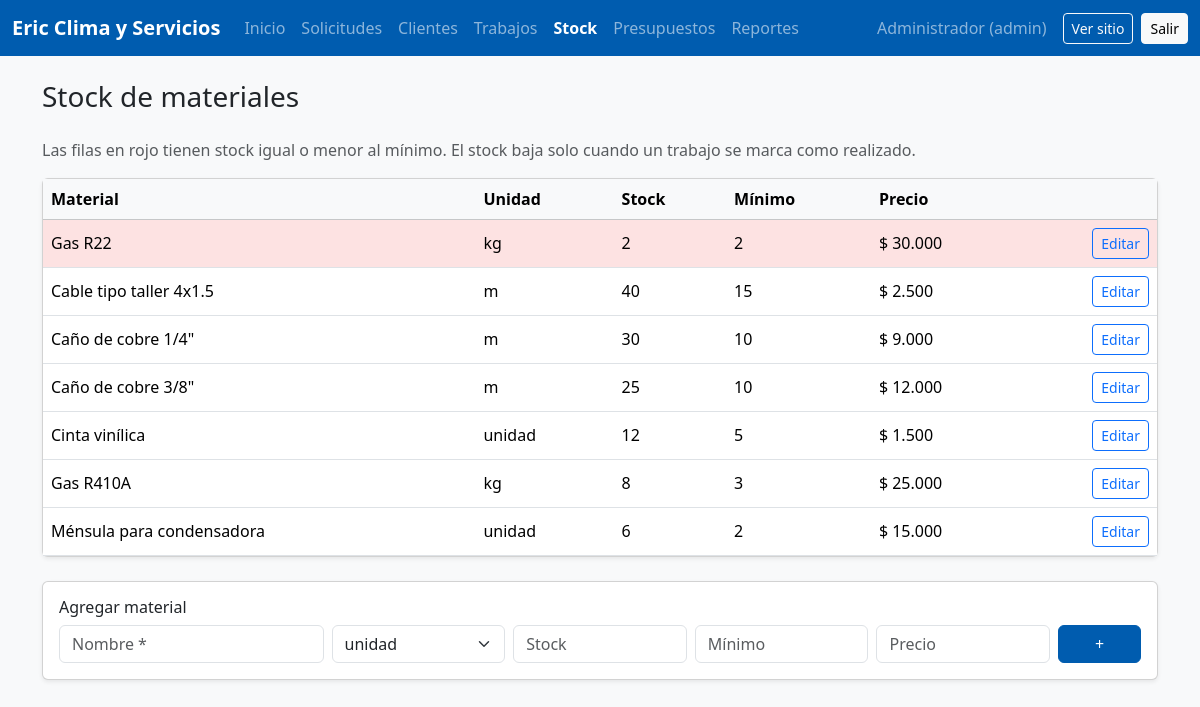
The page /admin/materiales.php (signed in) on the database its author committed.
### tables this page shows
CREATE TABLE materiales (
    id            INT AUTO_INCREMENT PRIMARY KEY,
    nombre        VARCHAR(100) NOT NULL UNIQUE,
    unidad        VARCHAR(20) NOT NULL COMMENT 'm, kg, unidad',
    stock_actual  DECIMAL(10,2) NOT NULL DEFAULT 0,
    stock_minimo  DECIMAL(10,2) NOT NULL DEFAULT 0,
    precio        DECIMAL(12,2) NOT NULL DEFAULT 0,
    CONSTRAINT chk_stock_no_negativo CHECK (stock_actual >= 0)
);

### web/app/auth.php (called while the page is built, shortened)
<?php
require_once __DIR__ . '/config.php';
function usuario_actual(): ?array
{
    return $_SESSION['usuario'] ?? null;
}
function es_admin(): bool
{
    return (usuario_actual()['rol'] ?? '') === 'admin';
}

### web/app/config.php (called while the page is built, shortened)
<?php
function e($texto): string
{
    return htmlspecialchars((string)$texto, ENT_QUOTES, 'UTF-8');
}
function pesos($n): string
{
    return '$ ' . number_format((float)$n, 0, ',', '.');
}

### web/admin/materiales.php (the view, shortened to what this page needs)
<?php
require_once __DIR__ . '/../app/auth.php';
require_once __DIR__ . '/../app/layout.php';
$db = db();
$materiales = $db->query('SELECT * FROM materiales ORDER BY stock_actual <= stock_minimo DESC, nombre')->fetchAll();
$editar = (int)($_GET['editar'] ?? 0);
?>
<p class="text-muted">Las filas en rojo tienen stock igual o menor al mínimo. El stock baja solo cuando un trabajo se marca como realizado.</p>
<div class="card shadow-sm">
    <div class="table-responsive">
        <table class="table align-middle mb-0">
            <thead class="table-light"><tr><th>Material</th><th>Unidad</th><th>Stock</th><th>Mínimo</th><th>Precio</th><?= es_admin() ? '<th></th>' : '' ?></tr></thead>
            <tbody>
            <?php foreach ($materiales as $m): ?>
                <?php if (es_admin() && $editar === (int)$m['id']): ?>
                    <tr><td colspan="6">
                        <form method="post" class="row g-2 align-items-center">
                            <?= csrf_campo() ?><input type="hidden" name="id" value="<?= $m['id'] ?>">
                            <div class="col-md-3"><input class="form-control form-control-sm" name="nombre" value="<?= e($m['nombre']) ?>"></div>
                            <div class="col-md-2"><select class="form-select form-select-sm" name="unidad">
                                <?php foreach (['unidad', 'm', 'kg'] as $u): ?><option <?= $m['unidad'] === $u ? 'selected' : '' ?>><?= $u ?></option><?php endforeach; ?>
                            </select></div>
                            <div class="col-md-2"><input class="form-control form-control-sm" type="number" step="0.01" min="0" name="stock_actual" value="<?= (float)$m['stock_actual'] ?>"></div>
                            <div class="col-md-2"><input class="form-control form-control-sm" type="number" step="0.01" min="0" name="stock_minimo" value="<?= (float)$m['stock_minimo'] ?>"></div>
                            <div class="col-md-2"><input class="form-control form-control-sm" type="number" step="1" min="0" name="precio" value="<?= (float)$m['precio'] ?>"></div>
                            <div class="col-md-1 text-nowrap"><button class="btn btn-sm btn-marca">Guardar</button></div>
                        </form>
                    </td></tr>
                <?php else: ?>
                    <tr class="<?= $m['stock_actual'] <= $m['stock_minimo'] ? 'fila-stock-bajo' : '' ?>">
                        <td><?= e($m['nombre']) ?></td>
                        <td><?= e($m['unidad']) ?></td>
                        <td><?= (float)$m['stock_actual'] ?></td>
                        <td><?= (float)$m['stock_minimo'] ?></td>
                        <td><?= pesos($m['precio']) ?></td>
                        <?php if (es_admin()): ?><td class="text-end"><a class="btn btn-sm btn-outline-primary" href="materiales.php?editar=<?= $m['id'] ?>">Editar</a></td><?php endif; ?>
                    </tr>
                <?php endif; ?>
            <?php endforeach; ?>
            </tbody>
        </table>
    </div>
</div>
<?php if (es_admin()): ?>
    <form method="post" class="card card-body shadow-sm mt-4">
        <h2 class="h6">Agregar material</h2>
        <div class="row g-2">
            <div class="col-md-3"><input class="form-control" name="nombre" placeholder="Nombre *" required></div>
            <div class="col-md-2"><select class="form-select" name="unidad"><option>unidad</option><option>m</option><option>kg</option></select></div>
            <div class="col-md-2"><input class="form-control" type="number" step="0.01" min="0" name="stock_actual" placeholder="Stock"></div>
            <div class="col-md-2"><input class="form-control" type="number" step="0.01" min="0" name="stock_minimo" placeholder="Mínimo"></div>
            <div class="col-md-2"><input class="form-control" type="number" step="1" min="0" name="precio" placeholder="Precio"></div>
            <div class="col-md-1"><button class="btn btn-marca w-100">+</button></div>
        </div>
    </form>
<?php endif; ?>

### web/assets/css/estilos.css (style rules this page uses)
:root { --marca: #005caf; --marca-oscuro: #00468c; --marca-claro: #e8f1fb; }
.btn-marca { background-color: var(--marca); border-color: var(--marca); color: #fff; }
.fila-stock-bajo td { background-color: #fde2e2 !important; }

### rows shown on the page
materiales: nombre "Gas R22", unidad "kg", stock_actual "2", stock_minimo "2", precio "$ 30.000"
materiales: nombre "Cable tipo taller 4x1.5", unidad "m", stock_actual "40", stock_minimo "15", precio "$ 2.500"
materiales: nombre "Caño de cobre 1/4\"", unidad "m", stock_actual "30", stock_minimo "10", precio "$ 9.000"
materiales: nombre "Caño de cobre 3/8\"", unidad "m", stock_actual "25", stock_minimo "10", precio "$ 12.000"
materiales: nombre "Cinta vinílica", unidad "unidad", stock_actual "12", stock_minimo "5", precio "$ 1.500"
materiales: nombre "Gas R410A", unidad "kg", stock_actual "8", stock_minimo "3", precio "$ 25.000"
materiales: nombre "Ménsula para condensadora", unidad "unidad", stock_actual "6", stock_minimo "2", precio "$ 15.000"

### other values the page prints
EMPRESA "Eric Clima y Servicios"
$texto "Inicio"
$texto "Solicitudes"
$texto "Clientes"
$texto "Trabajos"
$texto "Stock"
$texto "Presupuestos"
$texto "Reportes"
$u['nombre'] "Administrador"
$u['rol'] "admin"
$titulo "Stock de materiales"
